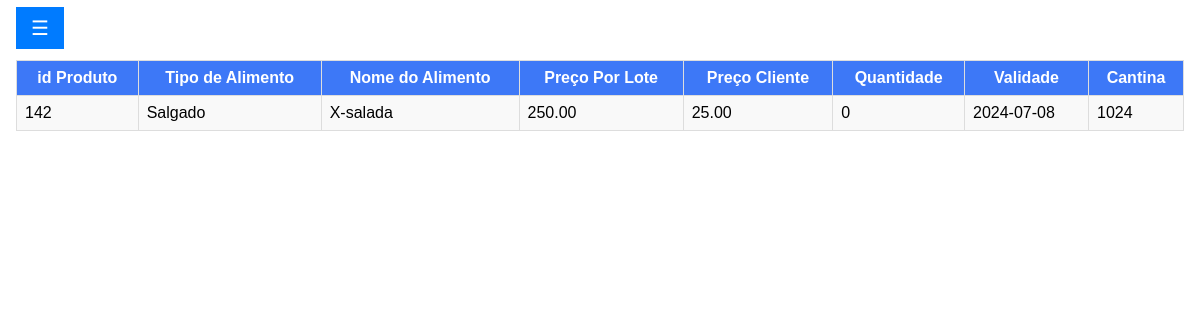
The page /Adm/tela_adm/Zerado.php on the database its author committed.
### tables this page shows
CREATE TABLE `Produtos` (
  `idProd` int(11) NOT NULL,
  `tipoAlimento` varchar(50) NOT NULL,
  `nomeAlimento` varchar(100) NOT NULL,
  `preço_lote` decimal(10,2) NOT NULL,
  `preço_cliente` decimal(10,2) NOT NULL,
  `quantidade` int(11) NOT NULL,
  `validade` date NOT NULL,
  `idCant` int(11) NOT NULL,
  `imagem` longblob DEFAULT NULL
);

### Adm/tela_adm/Zerado.php (the view, shortened to what this page needs)
<!DOCTYPE html>
<html lang="pt-br">
<head>
    <link rel="stylesheet" type="text/css" href="styleprodutos.css">
    <link rel="stylesheet" type="text/css" href="sidemenu.css">
</head>
<body>
        <div id="main">
            <span class="openbtn" onclick="openNav()">&#9776;</span>
        <table>
            <tr>
                <th>id Produto</th>
                <th>Tipo de Alimento</th>
                <th>Nome do Alimento</th>
                <th>Preço Por Lote</th>
                <th>Preço Cliente</th>
                <th>Quantidade</th>
                <th>Validade</th>
                <th>Cantina</th>
            </tr>
            <?php
            $servername = "45.152.44.154";
            $username = "u451416913_grupo05";
            $password = "Grupo05@123";
            $dbname = "u451416913_grupo05";
            $conn = new mysqli($servername, $username, $password, $dbname);
            $sql = "SELECT idProd, tipoAlimento, nomeAlimento, preço_lote, preço_cliente, quantidade, validade, idCant FROM Produtos WHERE quantidade = 0";
            $result = $conn->query($sql);
            if ($result->num_rows > 0) {
                while ($row = $result->fetch_assoc()) {
                    echo "<tr>";
                    echo "<td>" . $row["idProd"] . "</td>";
                    echo "<td>" . $row["tipoAlimento"] . "</td>";
                    echo "<td>" . $row["nomeAlimento"] . "</td>";
                    echo "<td>" . $row["preço_lote"] . "</td>";
                    echo "<td>" . $row["preço_cliente"] . "</td>";
                    echo "<td>" . $row["quantidade"] . "</td>";
                    echo "<td>" . $row["validade"] . "</td>";
                    echo "<td>" . $row["idCant"] . "</td>";
                    echo "</tr>";
                }
            } else {
                echo "<tr><td colspan='7'>Nenhum produto com estoque zerado.</td></tr>";
            }
            ?>
        </table>
</body>
</html>

### Adm/tela_adm/styleprodutos.css (style rules this page uses)
table { border-collapse: collapse; width: 100%; margin-top: 20px; }
th, td { border: 1px solid #ddd; padding: 8px; font-weight: normal; }
th { background-color: #3d78f7; color: white; font-weight: bold; }
tr:nth-child(even) { background-color: #f9f9f9; }

### Adm/tela_adm/sidemenu.css (style rules this page uses)
body { margin: 0; padding: 0; font-family: Arial, sans-serif; }
#main { transition: margin-left .5s; padding: 16px; margin-left: 0; }
.openbtn { font-size: 20px; cursor: pointer; background-color: #007bff;; color: #FFF; padding: 10px 15px; border: none; transition: background-color 0.3s; }

### rows shown on the page
produtos: idProd "142", tipoAlimento "Salgado", nomeAlimento "X-salada", preço_lote "250.00", preço_cliente "25.00", quantidade "0", validade "2024-07-08", idCant "1024"
